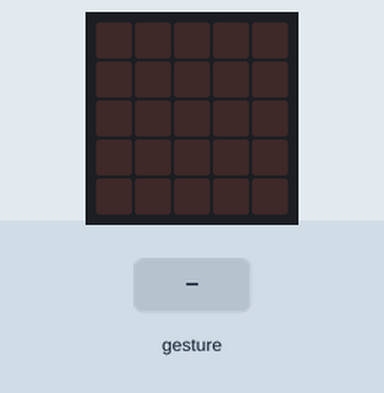
Bench run of a program on a simulated BBC micro:bit (MakeCode). On the bench: the board's 5×5 LED display. The test bench sets the inputs (shaded band). A tilt is held for 1.5 s and a shake lasts 1 s, then the board lies face up again.

Above: at 1.2 s.
1.3 s: gesture 'logo down'
At 2.5 s:
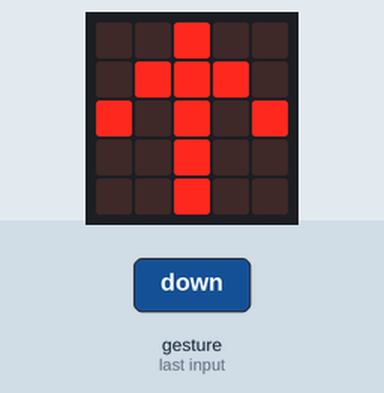
2.9 s: gesture 'logo up'
At 3.5 s:
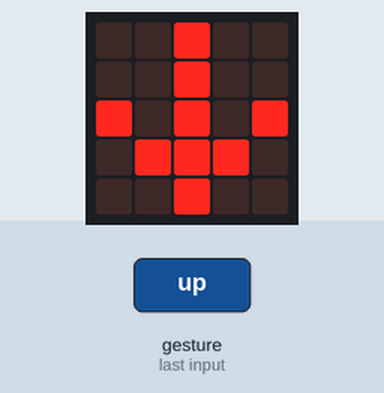
4.5 s: gesture 'tilt left'
At 5.7 s:
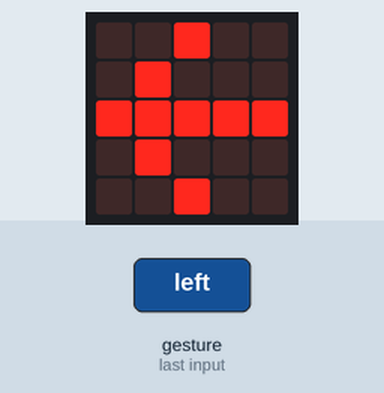
6.2 s: gesture 'tilt right'
At 6.8 s:
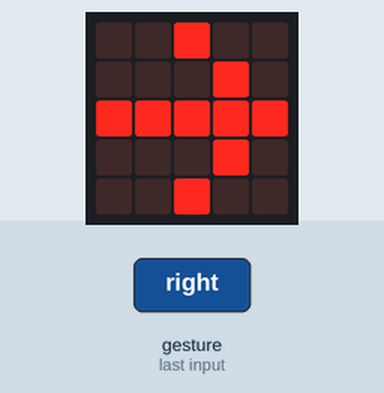
Timing chart, 0 to 8.8 s (numbered marks = the images above; inputs shaded):
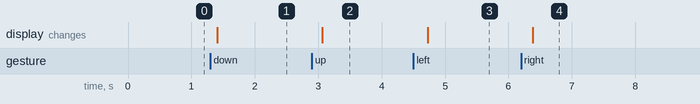

Measured:
- after the input at 1.3 s, the display: changes after 0.10 s (image 1)
- after the input at 2.9 s, the display: changes after 0.16 s (image 2)
- after the input at 4.5 s, the display: changes after 0.22 s (image 3)
- after the input at 6.2 s, the display: changes after 0.18 s (image 4)

The program:

main.ts
```typescript
basic.forever(function () {
    if (input.isGesture(Gesture.LogoDown)) {
        basic.showLeds(`
            . . # . .
            . # # # .
            # . # . #
            . . # . .
            . . # . .
            `)
    }
})
basic.forever(function () {
    if (input.isGesture(Gesture.LogoUp)) {
        basic.showLeds(`
            . . # . .
            . . # . .
            # . # . #
            . # # # .
            . . # . .
            `)
    }
})
basic.forever(function () {
    if (input.isGesture(Gesture.TiltLeft)) {
        basic.showLeds(`
            . . # . .
            . # . . .
            # # # # #
            . # . . .
            . . # . .
            `)
    }
})
basic.forever(function () {
    if (input.isGesture(Gesture.TiltRight)) {
        basic.showLeds(`
            . . # . .
            . . . # .
            # # # # #
            . . . # .
            . . # . .
            `)
    }
})
```

test.ts
```typescript
// tests gaan hier; deze zal niet worden gecompileerd wanneer dit pakket wordt gebruikt als extensie.
```
